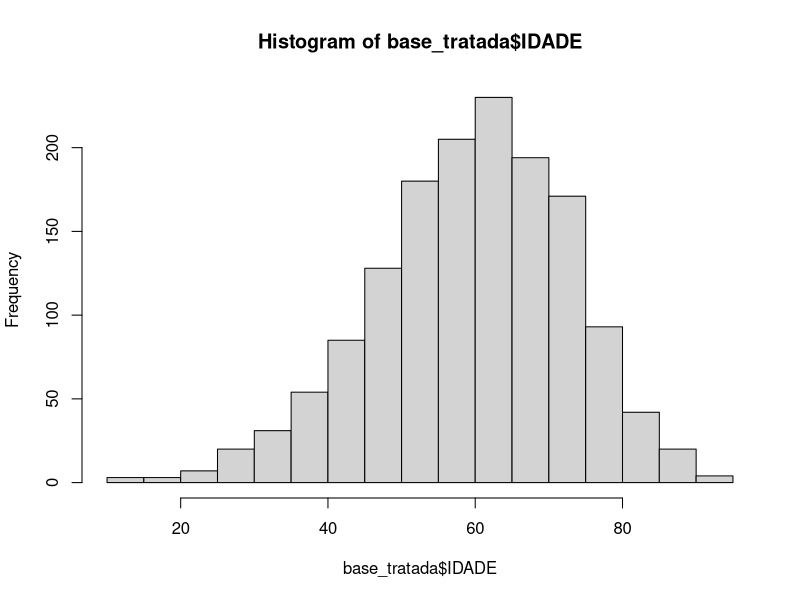
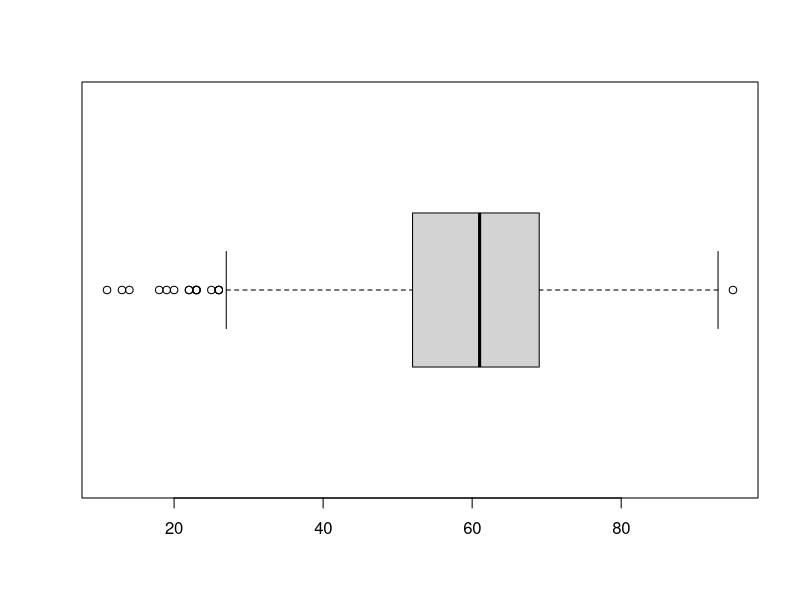

Source code (R) for these figures, in order: (Note: this script raises an error after producing the figures.)
# Análises Descritivas 
# Vitória Sesana


# pacotes -----------------------------------------------------------------

require(dplyr) # manipulação
require(ggplot2) # gráficos
require(lubridate) # variáveis temporais
require(maxstat)

# leitura e tratamento ----------------------------------------------------

base <- read.csv("bases/dados_intestino.csv")

base_tratada <- base %>% 
  mutate(
    # calculo do tempo observado em meses
    DATA_ULTIMA_INFO = as_date(DATA_ULTIMA_INFO),
    data_diag = as_date(data_diag),
    tempo_total = interval(ymd(data_diag),ymd(DATA_ULTIMA_INFO)),
    tempo_total = as.period(tempo_total, unit = "months"),
    tempo_meses = month(tempo_total),
    
    # criação das variáveis indicadoras de evento e censura
    id_evento = case_when(
      ULTINFO == 3 | ULTINFO == 4 ~ 1,
      .default = 0
    ), 
    id_censura = case_when(
      ULTINFO == 1 | ULTINFO == 2 ~ 1,
     .default = 0
    ), 
  )

# descritiva --------------------------------------------------------------

# IDADE
hist(base_tratada$IDADE) # boxplot talvez
boxplot(base_tratada$IDADE, horizontal = TRUE)

# ponto de corte para IDADE
mod <- maxstat.test(Surv(tempo_meses, id_censura) ~ IDADE, data=base_tratada, smethod="LogRank")
print(mod)

# SEXO
base_tratada %>% 
  group_by(SEXO) %>% 
  summarise(qntd = n()) %>% 
  mutate(prop = qntd/sum(qntd)) %>% 
  ggplot(aes(SEXO, prop)) +
  geom_col(position = "fill")

# ESCOLARIDADE
base_tratada %>% 
  group_by(ESCOLARI) %>% 
  summarise(qntd = n()) %>% 
  mutate(prop = qntd/sum(qntd))

# CATEATED (Categoria de atendimento ao diagnóstico)
base_tratada %>% 
  group_by(CATEATEND) %>% 
  summarise(qntd = n()) %>% 
  mutate(prop = qntd/sum(qntd))

# ECGRUP (Grupo do estadiamento clínico)
base_tratada %>% 
  group_by(ECGRUP) %>% 
  summarise(qntd = n()) %>% 
  mutate(prop = qntd/sum(qntd))

# TOPOGRUP (Grupo da topografia)
base_tratada %>% 
  group_by(TOPOGRUP) %>% 
  summarise(qntd = n()) %>% 
  mutate(prop = qntd/sum(qntd))

# DESCTOPO (Descrição da topografia)
base_tratada %>% 
  group_by(DESCTOPO) %>% 
  summarise(qntd = n()) %>% 
  mutate(prop = qntd/sum(qntd))
